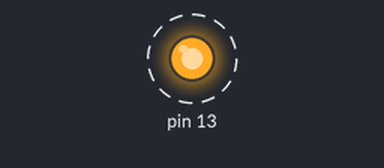
Simulated run of this sketch. Board: Arduino Uno, built for the host (arithmetic inside an expression is 32-bit, double 64-bit). Shown: output pins drawn as LEDs (lit = HIGH). Dashed ring = blinking. What the sketch prints to the serial monitor is not drawn.

Above: at 0.2 s.
Timing chart, 0 to 3.0 s (numbered marks = the images above):
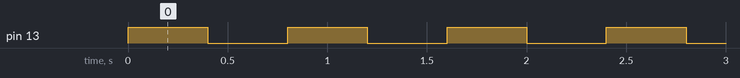

The sketch:

sketch_part2.ino
```cpp
#include "testasm.h"

void testAsm();
void test_sum_diff();

void setup() {
  // put your setup code here, to run once
  Serial.begin(9600);

  test_sum_diff();
  pinMode (13, OUTPUT);
}

void test_sum_diff() {
  for (int a = 0; a <= 255; a += 10)
  {
    for (int b = 0; b <= 255; b += 15)
    {
      unsigned int from_testasm = testasm((unsigned char)a, (unsigned char)b);
      unsigned int expected = (unsigned int)a + (unsigned int)b + (unsigned int)abs((int)a - (int)b);
      if (from_testasm != expected)
      {
        Serial.print("\n");
        Serial.println("TEST CASE -------");
        Serial.print("a = ");
        Serial.println(a);
        Serial.print("b = ");
        Serial.println(b);
        Serial.print("BAD: a + b = ");
        Serial.println(expected);
        Serial.print("Received: ");
        Serial.println(from_testasm);
        return;
      }
    }
  }
  Serial.println("Passed all tests!");
}

void loop() {
  // put your main code here, to run repeatedly:
  digitalWrite (13, HIGH);
  delay(400);
  digitalWrite (13, LOW);
  delay(400);
}
```

testasm.cpp
```cpp
/*
This script implements the following two functions in assembly, respecting
all calling conventions.

unsigned int sumval(unsigned char a, unsigned char b)
{
    return a+b;
} 8 bit inputs --> 16 bit output

unsigned int diffval(unsigned char a, unsigned char b)
{
   if (a > b) {
      return a-b;
   }
   else {
      return b-a;
   } absolute difference
}

Finally, the main program in assembly language should set the
return registers (r25:r24, see the template) to the value
"sumval(a,b)+diffval(a,b)", using function calls to invoke
the two functions and combine their return values.

*/

#include "testasm.h"

__attribute__((used)) // don't delete even if it isn't used
// unsigned char -- store small nonnegative int (8 bits - 1 byte)
// AVR-GCC: unsigned int = 16 bit
unsigned int testasm(unsigned char a, unsigned char b)
{
   unsigned int out;
   asm volatile (R"(
      ; set program counter to the address named start of assembly --> skip .data and .text
      ; label = name for an address in the instruction stream
      rjmp start_of_assembly
      ; assembler directives --> do not generate executable instructions themselves
      .data
      .text

start_of_assembly:
      ; copy input a into r24 and copy input b into r25
      mov r24, %1
      mov r25, %2
      call sumval

      movw r20, r24

      mov r24, %1
      mov r25, %2

      call diffval

      add r24, r20
      adc r25, r21

      rjmp end_of_assembly

sumval:
      add r24, r25
      ; set all 9 bits of r25 to 0 to set Z flag and clear C flag --> have to do to avoid the caller thinking the number is larger than
      ; it actually is
      clr r25
      ; 16 bit addition or propagate a carry
      adc r25, r1
      ret

diffval:
      ; result needs to be in r24
      cp r24, r25  ; if a >= b --> C = 0, Z = 0 (Z is 0 and C is carry)
      brsh a_greater_than_equal_b
         sub r25, r24 ; subtracts r24 from r25
         mov r24, r25
         clr r25
         ret

      a_greater_than_equal_b:
         sub r24, r25 ; subtracts r25 from r24
         clr r25
         ret

end_of_assembly:
      ; copy two adjacent registers as a pair
      ; movw Rs, Rs so Rd <- Rs and Rd + 1 <- Rs + 1
      movw %0, r24

   )" : "=w" (out) // must live in a register pair for movw

      : "r" (a), "r" (b) // inputs in any register

      : "r25", "r24", "r21", "r20"); // this asm modifies r24 and r25 so don't expect any previous values in those registers

      return out; // 16 bit value
}
```

testasm.h
```cpp
unsigned int testasm (unsigned char, unsigned char);
```

Measured:
- by itself, pin 13: alternates HIGH for 0.40 s and LOW for 0.40 s
